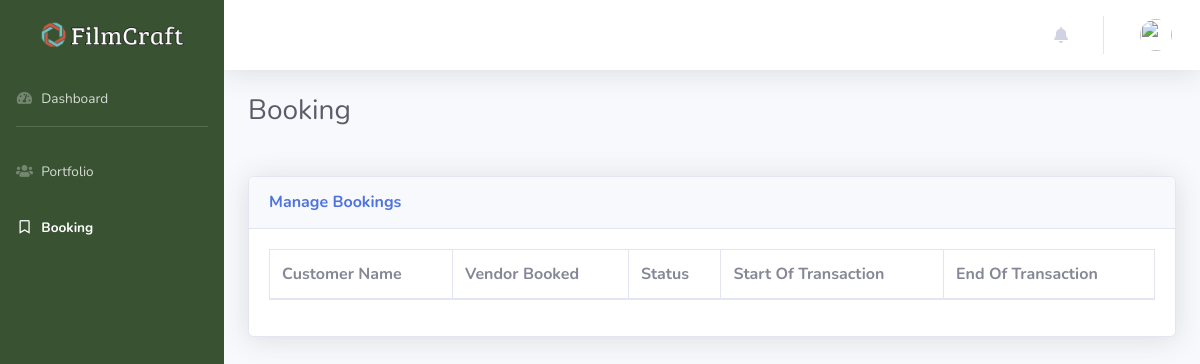
/user_admin/booking.php, run on an earlier commit of the app's database.
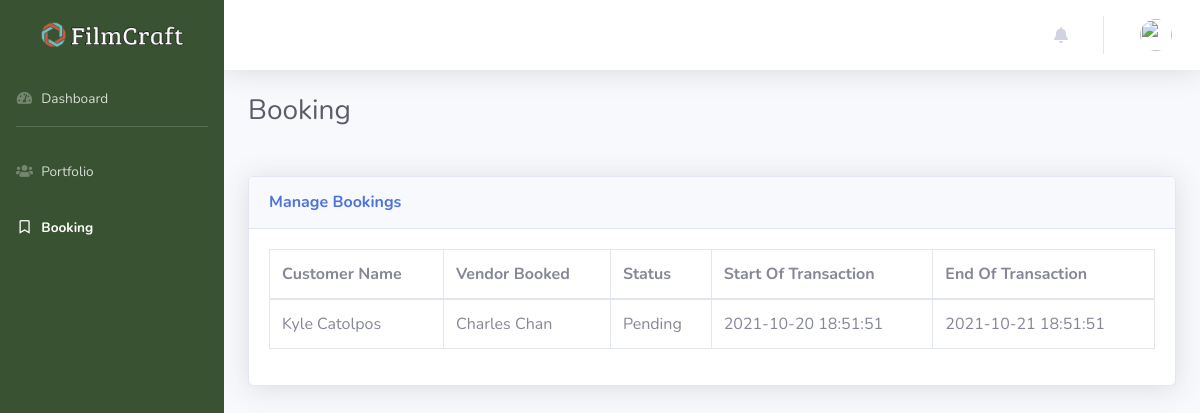
And on a later commit of the database.
### tables this page shows
CREATE TABLE `booking` (
  `bookingId` int(11) NOT NULL,
  `customer_Id` int(11) NOT NULL,
  `vendor_Id` int(11) NOT NULL,
  `bookingStatus` tinyint(4) NOT NULL,
  `bookingStartDate` datetime NOT NULL,
  `bookingEndDate` datetime NOT NULL
);

CREATE TABLE `customer` (
  `customerId` int(11) NOT NULL,
  `customerEmail` varchar(150) NOT NULL,
  `customerPassword` varchar(150) NOT NULL,
  `customerFirstName` varchar(50) NOT NULL,
  `customerLastName` varchar(50) NOT NULL,
  `customerGender` varchar(20) NOT NULL,
  `customerBirthdate` varchar(50) NOT NULL,
  `customerNumber` varchar(50) NOT NULL,
  `customerAddress` varchar(150) NOT NULL,
  `customerProfileImage` varchar(255) NOT NULL,
  `customerStatus` tinyint(5) NOT NULL,
  `customerUserType` varchar(150) NOT NULL
);

CREATE TABLE `vendor` (
  `vendorId` int(11) NOT NULL,
  `vendorEmail` varchar(150) NOT NULL,
  `vendorPassword` varchar(150) NOT NULL,
  `vendorFirstName` varchar(50) NOT NULL,
  `vendorLastName` varchar(50) NOT NULL,
  `vendorGender` varchar(20) NOT NULL,
  `vendorBirthdate` varchar(50) NOT NULL,
  `vendorNumber` varchar(50) NOT NULL,
  `vendorAddress` varchar(150) NOT NULL,
  `vendorType` varchar(50) NOT NULL,
  `vendorPosition` varchar(50) NOT NULL,
  `vendorProfileImage` varchar(255) NOT NULL,
  `vendorStatus` tinyint(5) NOT NULL,
  `vendorUserType` varchar(150) NOT NULL,
  `vendorLatitude` varchar(255) NOT NULL,
  `vendorLongitude` varchar(255) NOT NULL
);

### user_admin/booking.php (the view, shortened to what this page needs)
<?php
include("header.php");
?>
<body id="page-top">
    <div id="wrapper">
        <ul class="navbar-nav sidebar sidebar-dark accordion" id="accordionSidebar" style="background-color:#395232">
            <a class="sidebar-brand d-flex align-items-center justify-content-center" href="index.php">
                <div class="sidebar-brand-icon">
                     <img src="../resources/img/filmcraft.png" width="150">
                </div>
            </a>
            <li class="nav-item">
                <a class="nav-link" href="index.php">
                    <i class="fas fa-fw fa-tachometer-alt"></i>
                    <span>Dashboard</span></a>
                </li>
            <hr class="sidebar-divider">
            <li class="nav-item">
                <a class="nav-link" href="portfolio.php">
                    <i class="fas fa-fw fa-users"></i>
                    <span>Portfolio</span></a>
                </li>
            <li class="nav-item active">
                <a class="nav-link" href="booking.php">
                    <i class="far fa-fw fa-bookmark"></i>
                    <span>Booking</span></a>
                </li>
        </ul>
        <div id="content-wrapper" class="d-flex flex-column">
            <div id="content">
                <nav class="navbar navbar-expand navbar-light bg-white topbar mb-4 static-top shadow">
                    <ul class="navbar-nav ml-auto">
                          <?php include("notifications.php") ?>
                         <?php include("topnav.php") ?>
                    </ul>
                </nav>
                <div class="container-fluid">
                    <h1 class="h3 mb-5 text-gray-800">Booking</h1>
                    <div class="card shadow mb-4">
                        <div class="card-header py-3">
                            <h6 class="m-0 font-weight-bold text-primary">Manage Bookings</h6>
                        </div>
                        <div class="card-body">
                            <div class="table-responsive">
                                <table class="table table-bordered" id="dataTable" width="100%" cellspacing="0">
                                    <thead>
                                        <tr>
                                            <th>Customer Name</th>
                                            <th>Vendor Booked</th>
                                            <th>Status</th>
                                            <th>Start Of Transaction</th>
                                            <th>End Of Transaction</th>
                                        </tr>
                                    </thead>
                                    <tbody>
                                        <?php
                                        $conn = mysqli_connect("localhost","root","","filmcraft");
                                        $queryBooking = "SELECT * FROM booking JOIN customer ON booking.customer_Id = customer.customerId JOIN vendor ON booking.vendor_Id = vendor.vendorId
                                        ";
                                        $resultBooking = mysqli_query($conn,$queryBooking);
                                        while($rowBooking = mysqli_fetch_assoc($resultBooking)) {
                                        $cfname = $rowBooking['customerFirstName'];
                                        $clname = $rowBooking['customerLastName'];
                                        $customerFullName = $cfname.' '.$clname;
                                        $vfname = $rowBooking['vendorFirstName'];
                                        $vlname = $rowBooking['vendorLastName'];
                                        $vendorFullName = $vfname.' '.$vlname;
                                        $bookingStartDate = $rowBooking['bookingStartDate'];
                                        $bookingEndDate = $rowBooking['bookingEndDate'];
                                        ?>
                                        <tr>
                                            <td><?php echo $customerFullName ?></td>
                                            <td><?php echo $vendorFullName ?></td>
                                            <td>Pending</td>
                                            <td><?php echo $bookingStartDate ?></td>
                                            <td><?php echo $bookingEndDate ?></td>
                                        </tr>
                                        <?php } ?>
                                    </tbody>
                                </table>
                            </div>
                        </div>
                    </div>
                </div>
            </div>
        </div>
    </div>
<?php
include("footer.php");
?>

What changed in the data, as far as the page shows it:
added booking: customer_Id.customerLastName "Kyle Catolpos", vendor_Id.vendorLastName "Charles Chan", bookingStartDate "2021-10-20 18:51:51", bookingEndDate "2021-10-21 18:51:51"
